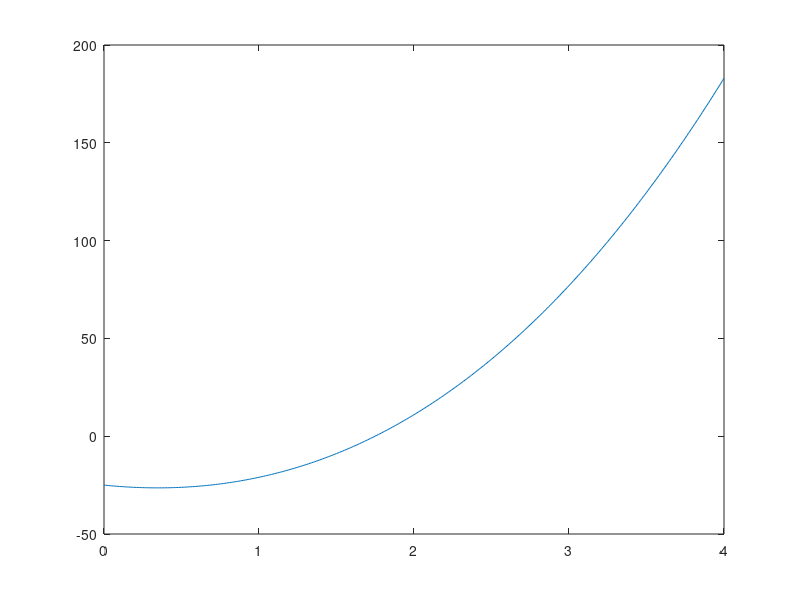

The MATLAB source for this figure: (Note: this script raises an error after producing the figure.)
sc=@(x) x.^3+11*x.^2-8*x-25;
x=0:0.01:4;
plot(x,sc(x));
x0=1.5;
x1=3;
value = Function(x0,x1,sc);
%test
coefs=[1 11 -8 -25];
r=roots(coeffs)
